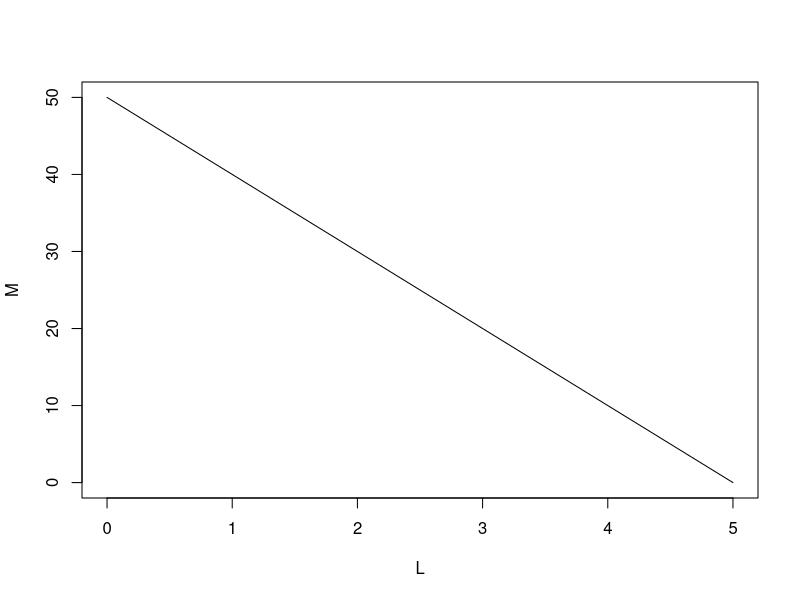

This figure's R source:
# applied point load
P <- 10 # kN

# length of the member
L <- 5 # m

# max bending moment
M <- P * L

# bending moment along beam
BM <- data.frame(L = c(0, L),
                 M = c(M, 0))

# plot bending moment
plot(BM, type = 'lwd')
